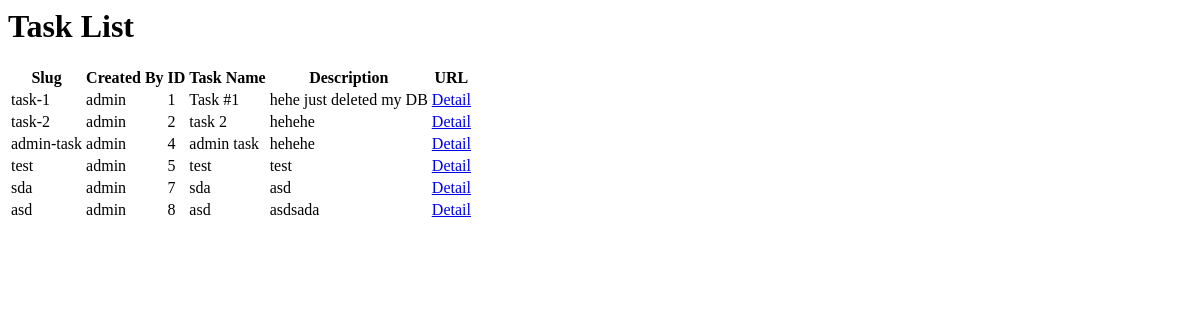
The page /tasks/tasklist/ (signed in) on the database as committed earlier.
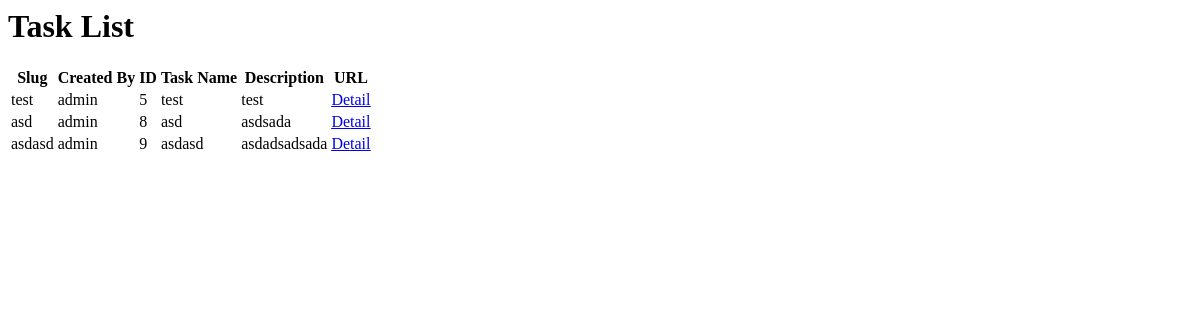
The same page on the database as committed later.
### tasks/models.py (models this page shows, shortened)
class Task(models.Model):
    created_by = models.ForeignKey(User)
    created_at = models.DateTimeField(auto_now_add=True)
    name = models.CharField(max_length=50)
    description = models.TextField(blank=True)
    id = models.AutoField(primary_key=True)
    slug = models.SlugField(max_length=250, unique=True)
    class Me:
        ordering = ["created_at"]

### tasks/views.py (the view)
class TaskListView(generic.ListView):
    template_name = "includes/task_list.html"
    context_object_name = "task_list"
    def get_queryset(self):
        return task_for_user(self.request.user)

### tasks/views.py (called while the page is built)
def task_for_user(user):
    return Task.objects.filter(created_by=user)

### templates/includes/task_list.html
<div class="container">
    <header>
        <h1>Task List</h1>
    </header>
    <table>
        <tr>
            <th class="text-center">Slug</th>
            <th class="text-center">Created By</th>
            <th class="text-center">ID</th>
            <th class="text-center">Task Name</th>
            <th class="text-center">Description</th>
            <th class="text-center">URL</th>
        </tr>
    {% for task in task_list %}
        <tr>
            <td>{{ task.slug }}</td>
            <td>{{ task.created_by }}</td>
            <td>{{ task.id }}</td>
            <td>{{ task.name }}</td>
            <td>{{ task.description }}</td>
            <td><a href="{% url 'task_detail' slug=task.slug %}"><u>Detail</u></a></td>
        </tr>
    {% endfor %}
    </table>
</div>

Rows that differ between the two databases and show on the page:
removed Task: slug "task-1", created_by "admin", id "1", name "Task #1", description "hehe just deleted my DB"
removed Task: slug "task-2", created_by "admin", id "2", name "task 2", description "hehehe"
removed Task: slug "admin-task", created_by "admin", id "4", name "admin task", description "hehehe"
removed Task: slug "sda", created_by "admin", id "7", name "sda", description "asd"
added Task: slug "asdasd", created_by "admin", id "9", name "asdasd", description "asdadsadsada"
